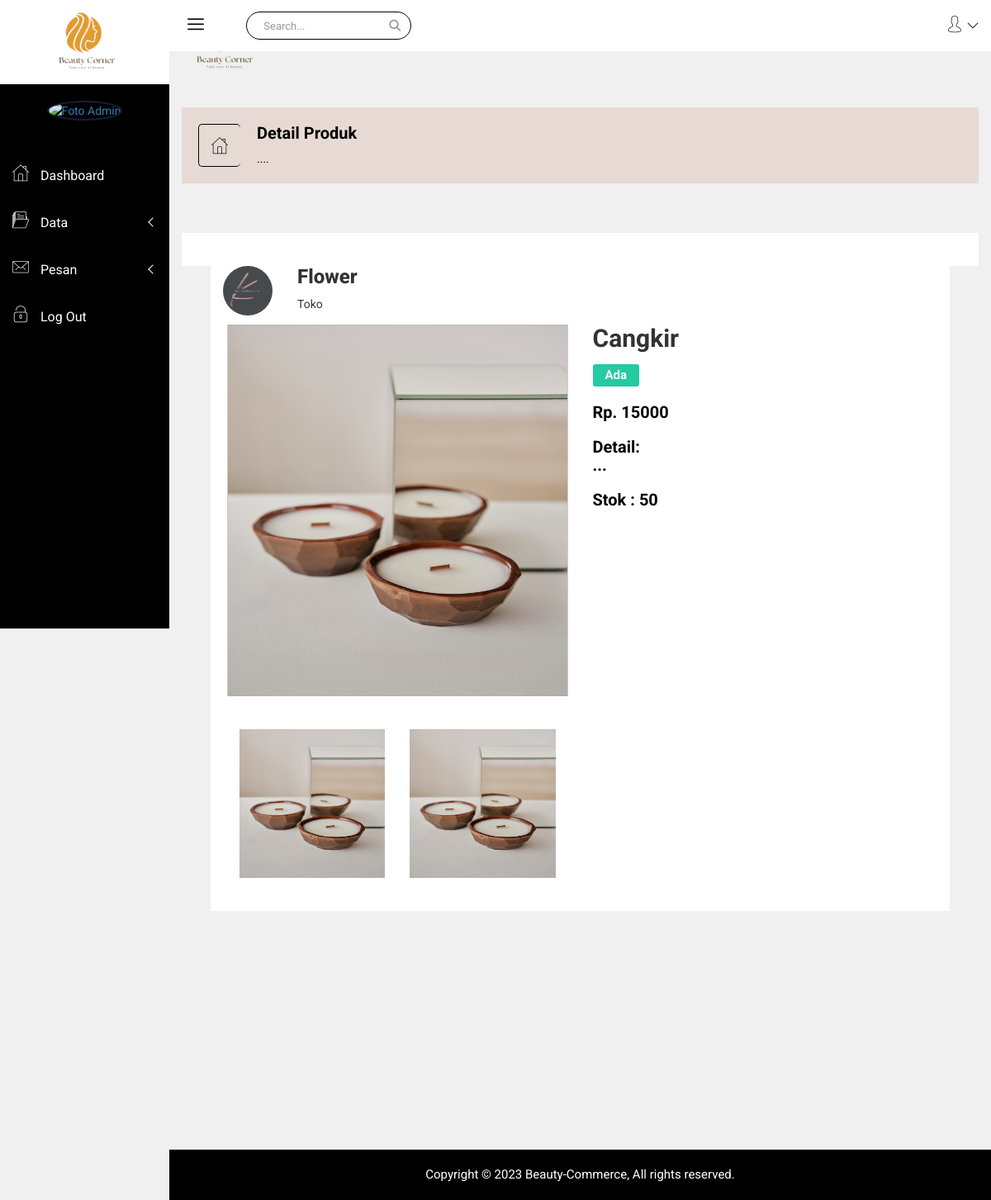
/admin/dataproduk_detail.php?id=2, run on the app's committed database.
### tables this page shows
CREATE TABLE `produk` (
  `produk_id` int(11) NOT NULL,
  `produk_nama` varchar(60) NOT NULL,
  `produk_stok` smallint(6) NOT NULL,
  `produk_harga` float NOT NULL,
  `produk_detail` text NOT NULL,
  `produk_status` varchar(15) NOT NULL,
  `produk_gambartumbnail` varchar(100) NOT NULL,
  `produk_gambar1` varchar(100) NOT NULL,
  `produk_gambar2` varchar(100) NOT NULL,
  `toko_id` int(11) NOT NULL
);

CREATE TABLE `toko` (
  `toko_id` int(11) NOT NULL,
  `toko_pemilik` varchar(60) NOT NULL,
  `toko_username` varchar(15) NOT NULL,
  `toko_nama` varchar(60) NOT NULL,
  `toko_hp` varchar(25) NOT NULL,
  `toko_email` varchar(50) NOT NULL,
  `toko_pemilik_alamat` varchar(100) NOT NULL,
  `toko_alamat` varchar(100) NOT NULL,
  `toko_foto` varchar(100) NOT NULL,
  `toko_pass` varchar(100) NOT NULL
);

### koneksi.php (called while the page is built, shortened)
<?php
class Koneksi
{
    private $konek;
    private $host = "localhost";
    private $user = "root";
    private $pass = "";
    private $db = "beauty_commerce";
    private function sambung()
    {
        try {
            $this->konek = new PDO("mysql:host=" . $this->host . ";dbname=" . $this->db . ";charset=utf8mb4", $this->user, $this->pass);
            $this->konek->setAttribute(PDO::ATTR_ERRMODE, PDO::ERRMODE_EXCEPTION);
            $this->konek->setAttribute(PDO::ATTR_EMULATE_PREPARES, true);
            return $this->konek;
        } catch (PDOException $ex) {
            return NULL;
        }
    }
    public function kueri($sql)
    {
        $hasil = $this->konek->prepare($sql);
        $hasil->execute();
        return $hasil;
    }
    public function hasil_data($arg)
    {
        return $arg->fetch(PDO::FETCH_ASSOC);
    }
}

### admin/dataproduk_detail.php (the view, shortened to what this page needs)
<?php
require_once '../koneksi.php';
$kon = new Koneksi();
$idadmin = @$_SESSION['admin_id'];
$produk = @$_REQUEST['id'];
?>
<!doctype html>
<html class="no-js" lang="en">
<head>
    <link rel="stylesheet" href="../penjual/css/bootstrap.min.css">
    <link rel="stylesheet" href="../penjual/css/font-awesome.min.css">
    <link rel="stylesheet" href="https://cdnjs.cloudflare.com/ajax/libs/font-awesome/6.3.0/css/font-awesome.min.css">
    <link rel="stylesheet" href="../penjual/css/nalika-icon.css">
    <link rel="stylesheet" href="../penjual/css/owl.carousel.css">
    <link rel="stylesheet" href="../penjual/css/owl.theme.css">
    <link rel="stylesheet" href="../penjual/css/owl.transitions.css">
    <link rel="stylesheet" href="../penjual/css/animate.css">
    <link rel="stylesheet" href="../penjual/css/normalize.css">
    <link rel="stylesheet" href="../penjual/css/meanmenu.min.css">
    <link rel="stylesheet" href="../penjual/css/main.css">
    <link rel="stylesheet" href="../penjual/css/morrisjs/morris.css">
    <link rel="stylesheet" href="../penjual/css/scrollbar/jquery.mCustomScrollbar.min.css">
    <link rel="stylesheet" href="../penjual/css/metisMenu/metisMenu.min.css">
    <link rel="stylesheet" href="../penjual/css/metisMenu/metisMenu-vertical.css">
    <link rel="stylesheet" href="../penjual/css/calendar/fullcalendar.min.css">
    <link rel="stylesheet" href="../penjual/css/calendar/fullcalendar.print.min.css">
    <link rel="stylesheet" href="../penjual/style.css">
    <link rel="stylesheet" href="../penjual/css/modals.css">
    <link rel="stylesheet" href="../penjual/css/form/all-type-forms.css">
    <link rel="stylesheet" href="../penjual/css/responsive.css">
</head>
<body>
    <div class="left-sidebar-pro">
        <nav id="sidebar" class="">
            <div class="sidebar-header">
                <a href="index.php"><img class="main-logo" src="img/logo/logo.png" alt="" style="width: 100px;" /></a>
            </div>
            <div class="nalika-profile">
                <?php
                $que = $kon->kueri("SELECT * FROM admin WHERE admin_id = '$idadmin'");
                $hasil = $kon->hasil_data($que);
                ?>
                <div class="profile-dtl">
                    <a href="#"><img src="<?= $hasil['admin_foto']; ?>" alt="Foto Admin" /></a>
                </div>
            </div>
            <div class="left-custom-menu-adp-wrap comment-scrollbar">
                <nav class="sidebar-nav left-sidebar-menu-pro">
                    <ul class="metismenu" id="menu1">
                        <li>
                            <a href="index.php">
                                <i class="icon nalika-home icon-wrap"></i>
                                <span class="mini-click-non">Dashboard</span>
                            </a>
                        </li>
                        <li>
                            <a class="has-arrow" href="#" aria-expanded="false"><i class="icon nalika-folder icon-wrap"></i> <span class="mini-click-non">Data</span></a>
                        </li>
                        <li>
                            <a class="has-arrow" href="#" aria-expanded="false"><i class="icon nalika-mail icon-wrap"></i> <span class="mini-click-non">Pesan</span></a>
                        </li>
                        <li><a href="logout.php"><i class="icon nalika-unlocked icon-wrap"></i><span class="mini-click-non"> Log Out</span></a>
                    </ul>
                </nav>
            </div>
        </nav>
    </div>
    <div class="all-content-wrapper">
        <div class="container-fluid">
            <div class="row">
                <div class="col-lg-12 col-md-12 col-sm-12 col-xs-12">
                    <div class="logo-pro">
                        <a href="index.php"><img class="main-logo" src="img/logo/logo.png" alt="" style="width: 100px;" /></a>
                    </div>
                </div>
            </div>
        </div>
        <div class="header-advance-area">
            <div class="header-top-area">
                <div class="container-fluid">
                    <div class="row">
                        <div class="col-lg-12 col-md-12 col-sm-12 col-xs-12">
                            <div class="header-top-wraper">
                                <div class="row">
                                    <div class="col-lg-1 col-md-0 col-sm-1 col-xs-12">
                                        <div class="menu-switcher-pro">
                                            <button type="button" id="sidebarCollapse" class="btn bar-button-pro header-drl-controller-btn btn-info navbar-btn">
                                                <i class="icon nalika-menu-task"></i>
                                            </button>
                                        </div>
                                    </div>
                                    <div class="col-lg-6 col-md-7 col-sm-6 col-xs-12">
                                        <div class="header-top-menu tabl-d-n hd-search-rp">
                                            <div class="breadcome-heading">
                                                <form role="search" class="">
                                                    <input type="text" placeholder="Search..." class="form-control">
                                                    <a href=""><i class="fa fa-search"></i></a>
                                                </form>
                                            </div>
                                        </div>
                                    </div>
                                    <div class="col-lg-5 col-md-5 col-sm-12 col-xs-12">
                                        <div class="header-right-info">
                                            <ul class="nav navbar-nav mai-top-nav header-right-menu">
                                                <li class="nav-item">
                                                    <a href="#" data-toggle="dropdown" role="button" aria-expanded="false" class="nav-link dropdown-toggle">
                                                        <i class="icon nalika-user"></i>
                                                        <i class="icon nalika-down-arrow nalika-angle-dw"></i>
                                                    </a>
                                                </li>
                                            </ul>
                                        </div>
                                    </div>
                                </div>
                            </div>
                        </div>
                    </div>
                </div>
            </div>
        </div>
        <div class="breadcome-area">
            <div class="container-fluid">
                <div class="row">
                    <div class="col-lg-12 col-md-12 col-sm-12 col-xs-12">
                        <div class="breadcome-list">
                            <div class="row">
                                <div class="col-lg-6 col-md-6 col-sm-6 col-xs-6">
                                    <div class="breadcomb-wp">
                                        <div class="breadcomb-icon">
                                            <i class="icon nalika-home"></i>
                                        </div>
                                        <div class="breadcomb-ctn">
                                            <h2>Detail Produk</h2>
                                            <p>....</p>
                                        </div>
                                    </div>
                                </div>
                            </div>
                        </div>
                    </div>
                </div>
            </div>
        </div>
        <div class="product-status mg-b-30">
            <div class="container-fluid">
                <div class="row">
                    <div class="col-lg-12 col-md-12 col-sm-12 col-xs-12">
                        <div class="product-status-wrap" style="margin-top: 30px;">
                            <div class="col-lg-12 col-md-12 col-sm-12 col-xs-12">
                                <div class="sparkline12-list">
                                    <div class="sparkline12-graph">
                                        <div class="basic-login-form-ad">
                                            <div class="row">
                                                <?php
                                                $que = $kon->kueri("SELECT a.toko_id, a.toko_nama, a.toko_foto, b.produk_id, b.produk_nama, b.produk_harga, b.produk_stok, b.produk_detail, b.produk_status, b.produk_gambartumbnail, b.produk_gambar1, b.produk_gambar2 FROM toko a JOIN produk b ON a.toko_id = b.toko_id WHERE b.produk_id = '$produk' ");
                                                $hasil = $kon->hasil_data($que);
                                                ?>
                                                <div class="row">
                                                    <div class="col-md-6">
                                                        <div class="row">
                                                            <div class="col-md-2" style="max-width: 100%; width: 100px; height: 60px; display: flex; align-items: right; justify-content: right;">
                                                                <img src="../penjual/<?php echo $hasil['toko_foto'] ?>" alt="Foto Toko" class="img-fluid" style="border-radius: 30px;">
                                                            </div>
                                                            <div class="col-md-6 mt-20">
                                                                <h3 style="font-weight: 800;"><?php echo $hasil['toko_nama'] ?></h3>
                                                                <p>Toko</p>
                                                            </div>
                                                        </div>
                                                    </div>
                                                </div>
                                                <div class="col-lg-6 col-md-6 col-sm-6 col-xs-12">
                                                    <div id="myTabContent1" class="tab-content">
                                                        <div class="product-tab-list tab-pane fade active in" style="border: 1px solid #cccccc; max-width: 100%; width: 470px; height: 450px; display: flex; align-items: center; justify-content: center;">
                                                            <img src="../penjual/<?php echo $hasil['produk_gambartumbnail']; ?>" alt="" style="width: 470px; height: 450px;" />
                                                        </div>
                                                    </div>
                                                    <div class="col-lg-6 col-md-6 col-sm-6 col-xs-12">
                                                        <div class="product-tab-list tab-pane fade active in">
                                                            <img src="../penjual/<?php echo $hasil['produk_gambar1']; ?>" alt="gambar produk 2" style="width: 200px; height: 180px; margin-top: 40px;" />
                                                        </div>
                                                    </div>
                                                    <div class="col-lg-6 col-md-6 col-sm-6 col-xs-12">
                                                        <div class="product-tab-list tab-pane fade active in">
                                                            <img src="../penjual/<?php echo $hasil['produk_gambar2']; ?>" alt="gambar produk 3" style="width: 200px; height: 180px; margin-top: 40px; margin-bottom: 20px;" />
                                                        </div>
                                                    </div>
                                                </div>
                                                <div class="col-lg-6 col-md-6 col-sm-6 col-xs-12">
                                                    <div class="single-product-details res-pro-tb">
                                                        <h2><?php echo $hasil['produk_nama'] ?></h2>
                                                        <div class="single-pro-cn">
                                                            <h4 style="margin-top: 15px;"><button class="pd-setting"><?php echo $hasil['produk_status'] ?></button></h4>
                                                            <h4 style="margin-top: 15px;">Rp. <?php echo $hasil['produk_harga'] ?></h4>
                                                            <h4 style="margin-top: 15px;">Detail: <br><?php echo nl2br($hasil['produk_detail']) ?></h4>
                                                            <h4 style="margin-top: 15px;">Stok : <?php echo $hasil['produk_stok'] ?></h4>
                                                        </div>
                                                    </div>
                                                </div>
                                            </div>
                                        </div>
                                    </div>
                                </div>
                            </div>
                        </div>
                    </div>
                </div>
            </div>
        </div>
        <div class="footer-copyright-area">
            <div class="container-fluid">
                <div class="row">
                    <div class="col-lg-12">
                        <div class="footer-copy-right">
                            <p>Copyright © 2023 Beauty-Commerce, All rights reserved.</p>
                        </div>
                    </div>
                </div>
            </div>
        </div>
    </div>
</body>
</html>

### data on the page
produk: toko.toko_foto (picture), toko.toko_nama "Flower", produk_gambartumbnail (picture), produk_gambar1 (picture), produk_gambar2 (picture), produk_nama "Cangkir", produk_status "Ada", produk_harga "15000", produk_detail "...", produk_stok "50"
